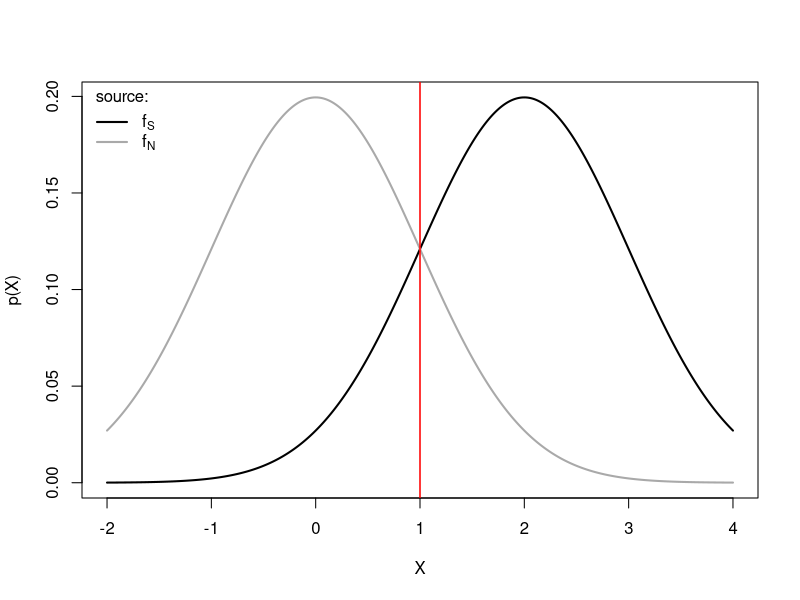
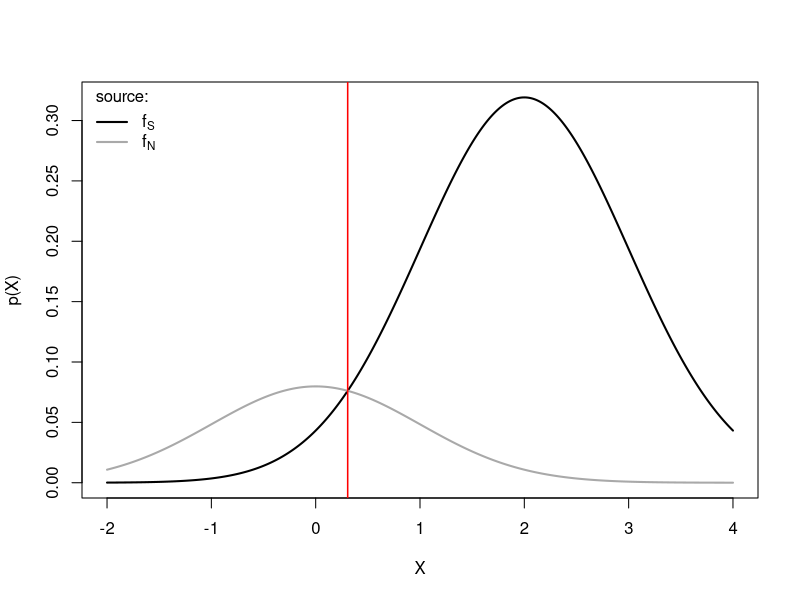
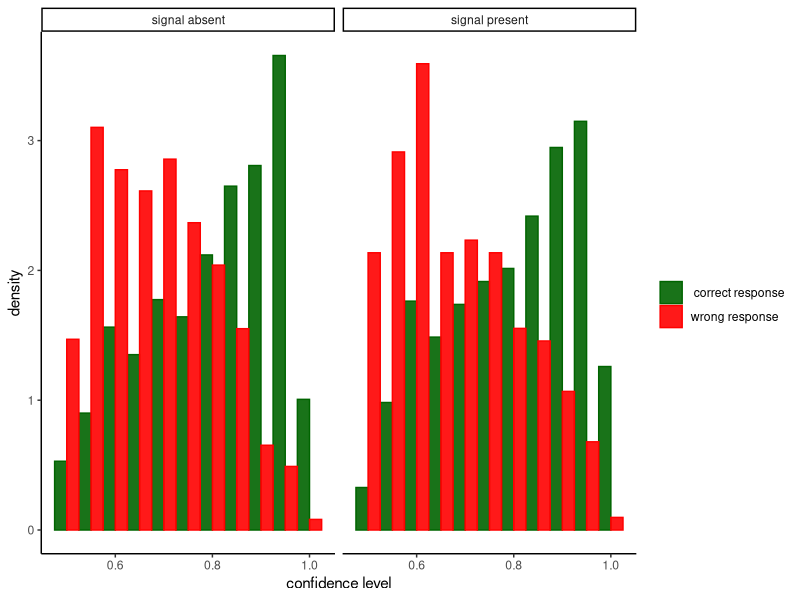
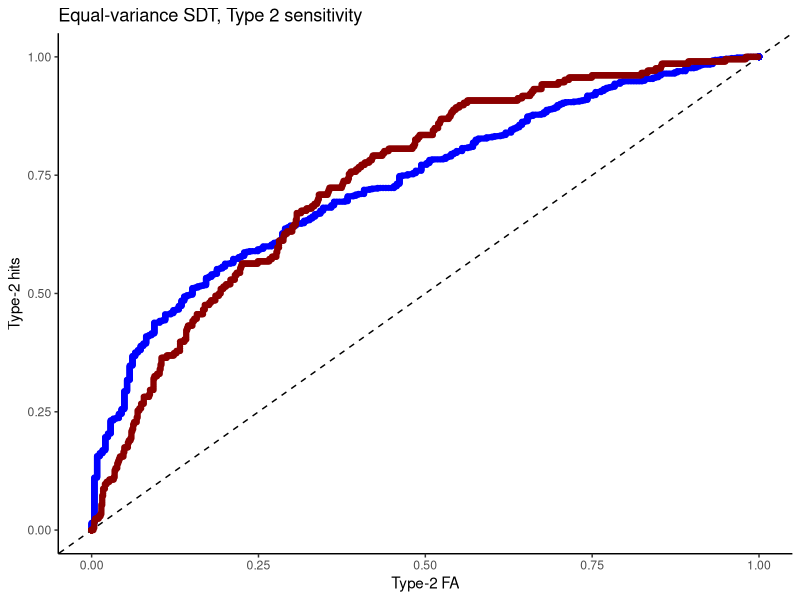
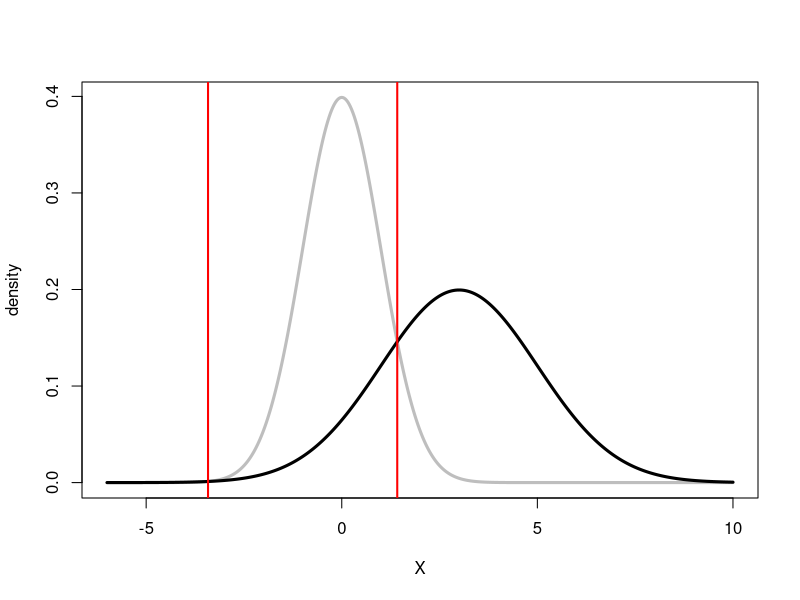
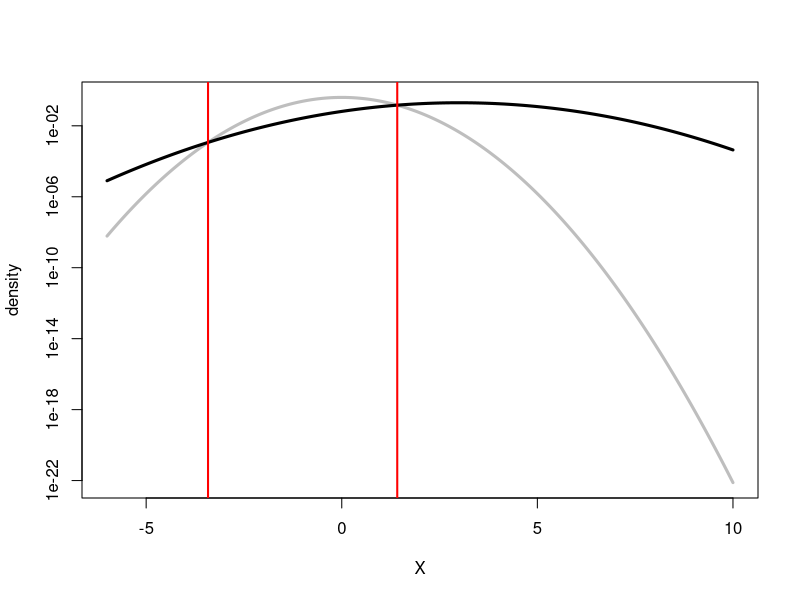
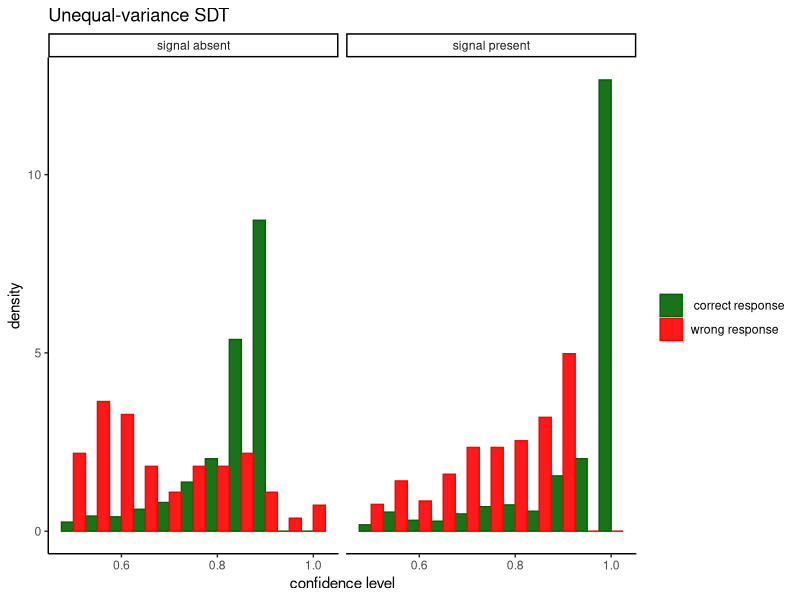
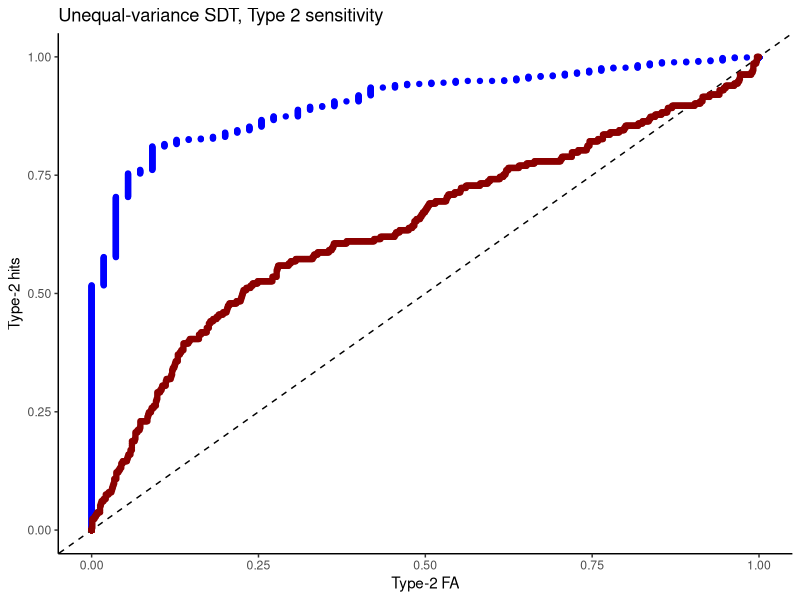

Here is the R script that generated these plots, in order:
## ---- chunk 1
# settings
d_prime <- 2
sigma <- 1   
alpha <- 0.5

# support of random variable X (for plotting)
supp_x <- seq(-2,4,length.out=500) 

# calculate optima criterion
optimal_c <- 1/d_prime * log((1-alpha)/alpha) + d_prime/2

# calculate probability density and scale by prior probability
fS <- alpha*dnorm(supp_x, mean=d_prime, sd=sigma)
fN <- (1-alpha)*dnorm(supp_x, mean=0, sd=sigma)

# plot 
plot(supp_x, fS, type="l",lwd=2,col="black",xlab="X",ylab="p(X)")
lines(supp_x, fN, lwd=2,col="dark grey")
abline(v=optimal_c,lwd=1.5,lty=1,col="red")
legend("topleft",c(expression("f"["S"]),expression("f"["N"])),col=c("black","dark grey"),lwd=2,title = "source:",bty="n")
## ---- chunk 2
# Set a different prior probability
alpha <- 0.8

# calculate optima criterion
optimal_c <- 1/d_prime * log((1-alpha)/alpha) + d_prime/2

# calculate probability density and scale by prior probability
fS <- alpha*dnorm(supp_x, mean=d_prime, sd=sigma)
fN <- (1-alpha)*dnorm(supp_x, mean=0, sd=sigma)

# plot 
plot(supp_x, fS, type="l",lwd=2,col="black",xlab="X",ylab="p(X)")
lines(supp_x, fN, lwd=2,col="dark grey")
abline(v=optimal_c,lwd=1.5,lty=1,col="red")
legend("topleft",c(expression("f"["S"]),expression("f"["N"])),col=c("black","dark grey"),lwd=2,title = "source:",bty="n")
## ---- chunk 3
# load ggplot library for plotting
library(ggplot2)

# settings
d_prime <- 1.5
sigma <- 1   
alpha <- 0.5

# calculate optimal criterion
optimal_c <- 1/d_prime * log((1-alpha)/alpha) + d_prime/2

# simulate 2*10^4 trials and calculate the confidence 
N_trials <- 2*10^3
tar_pres <- c(rep(0,N_trials/2),rep(1,N_trials/2))

# simulate X by adding Gaussian noise (function rnorm())
x <- tar_pres*d_prime + rnorm(length(tar_pres), mean=0, sd=1)
resp_yes <- ifelse(x >= optimal_c,1,0)

# define a custom function to calculate confidence
confidenceSDT1 <- function(x,resp,d_prime, alpha=0.5){
  conf <- ifelse(
    resp==1,
    dnorm(x,mean=d_prime,sd=1)/(dnorm(x,mean=d_prime,sd=1)+dnorm(x,mean=0,sd=1)),
    dnorm(x,mean=0,sd=1)/(dnorm(x,mean=d_prime,sd=1)+dnorm(x,mean=0,sd=1))
  )
  return(conf)
}

# calculate confidence
confidence <- confidenceSDT1(x, resp_yes, d_prime=1.5)

# put into a dataframe for plotting
d <- data.frame(confidence, x, tar_pres, resp_yes)

# check which simulated responses are correct
d$correct <- ifelse((d$tar_pres==1 & d$resp_yes==1)|(d$tar_pres==0 & d$resp_yes==0),1,0)

# plot
d$tar <- ifelse(d$tar_pres==1,"signal present","signal absent")
d$correct <- ifelse(d$correct==1," correct response","wrong response")
ggplot(d,aes(x=confidence,group=correct,color=correct,fill=correct))+
  geom_histogram(position = 'dodge',aes(y=..density..), binwidth=0.05,alpha=0.9)+
  facet_grid(.~tar)+
  scale_color_manual(values=c("dark green","red"),name="")+
  scale_fill_manual(values=c("dark green","red"),name="")+
  labs(x="confidence level")+
  theme_classic()
## ---- chunk 4
# functions to compute true and false positive rates
TPR <- function(d,th){ sum(d$tar_pres==1 & d$x>th) / sum(d$tar_pres==1)}
FPR <- function(d,th){ sum(d$tar_pres==0 & d$x>th) / sum(d$tar_pres==0)}

# use all the sorted values are possible threshods
thresholds <- sort(d$x)

roc <- data.frame(y=sapply(thresholds, function(th){TPR(d[d$resp_yes==1,],th)}), 
                 x=sapply(thresholds, function(th){FPR(d[d$resp_yes==1,],th)}) )

roc0 <- data.frame(y=sapply(thresholds, function(th){TPR(d[d$resp_yes==0,],th)}), 
                 x=sapply(thresholds, function(th){FPR(d[d$resp_yes==0,],th)}) )

ggplot(roc,aes(x,y))+geom_point(color="blue")+theme_classic()+labs(y="Type-2 hits", x="Type-2 FA") +geom_abline(intercept=0,slope=1,lty=2)+geom_point(data=roc0,color="dark red")+ggtitle("Equal-variance SDT, Type 2 sensitivity")
## ---- chunk 5
# settings
d_prime <- 3
sigmaS <- 2  
sigmaN <- 1 # fixed
alpha <- 0.5


# calculate optimal UEV-SDT criterion
UVGSDTcrit <- function(dp, sig, logbeta=0){
  TwoSigSq <- 2 * sig^2
  
  minLam <- optimize(function(X, dp, sig){-((1 - sig^2) * X^2 - 2 * dp * X + dp^2 + TwoSigSq * log(sig))/TwoSigSq}, c(-10, 10), dp = dp, sig = sig)$objective
  
  if(logbeta < minLam){ warning("complex roots")}
  
  cf <- -c(dp^2 + TwoSigSq * log(sig) + logbeta * TwoSigSq,-2 * dp, 1 - sig^2)/TwoSigSq
  
  proot <- polyroot(cf)
  
  return(sort(Re(proot)))
}

#
UE_c <- UVGSDTcrit(d_prime, sigmaS)

# simulate 2*10^3 trials and calculate the confidence 
N_trials <- 2*10^3
tar_pres <- c(rep(0,N_trials/2),rep(1,N_trials/2))

# simulate X by adding Gaussian noise (function rnorm())
# first generate internal responses
x <- rep(NA,length(tar_pres))
x[tar_pres==0] <- rnorm(N_trials/2, mean=0,sd=1)
x[tar_pres==1] <- rnorm(N_trials/2, mean=d_prime,sd=sigmaS)


# plot unequal variance and criterion
Xi <- seq(-6,10,length.out=500)
fS = dnorm(Xi,mean=d_prime,sd=sigmaS)
fN = dnorm(Xi,mean=0,sd=1)
plot(Xi,fN,type="l",col="grey",lwd=3,ylab="density",xlab="X")
lines(Xi,fS,lwd=3)
abline(v=UE_c,col="red",lwd=2)
## ---- chunk 6
# plot unequal variance and criterion
Xi <- seq(-6,10,length.out=500)
fS = dnorm(Xi,mean=d_prime,sd=sigmaS)
fN = dnorm(Xi,mean=0,sd=1)
plot(Xi,fN,type="l",col="grey",lwd=3,ylab="density",xlab="X", log="y")
lines(Xi,fS,lwd=3)
abline(v=UE_c,col="red",lwd=2)
## ---- chunk 7
# now apply decision rule
if(length(UE_c)==1){
  resp_yes <- ifelse(x > UE_c,1,0)
}else{
  resp_yes <- ifelse((x <= UE_c[1])|(x>UE_c[2]),1,0)
}


# define a custom function to calculate confidence
confidenceSDT1 <- function(x,resp,dp=d_prime, alpha=0.5){
  conf <- ifelse(
    resp==1,
    dnorm(x,mean=dp,sd=sigmaS)/(dnorm(x,mean=dp,sd=sigmaS)+dnorm(x,mean=0,sd=1)),
    dnorm(x,mean=0,sd=1)/(dnorm(x,mean=dp,sd=sigmaS)+dnorm(x,mean=0,sd=1))
  )
  return(conf)
}

# calculate confidence
confidence <- confidenceSDT1(x, resp_yes)

# put into a dataframe for plotting
d <- data.frame(confidence, x, tar_pres, resp_yes)

# check which simulated responses are correct
d$correct <- ifelse((d$tar_pres==1 & d$resp_yes==1)|(d$tar_pres==0 & d$resp_yes==0),1,0)

# plot
d$tar <- ifelse(d$tar_pres==1,"signal present","signal absent")
d$correct <- ifelse(d$correct==1," correct response","wrong response")
ggplot(d,aes(x=confidence,group=correct,color=correct,fill=correct))+
  geom_histogram(position = 'dodge',aes(y=..density..), binwidth=0.05,alpha=0.9)+
  facet_grid(.~tar)+
  scale_color_manual(values=c("dark green","red"),name="")+
  scale_fill_manual(values=c("dark green","red"),name="")+
  labs(x="confidence level")+
  theme_classic()+
  ggtitle("Unequal-variance SDT")
## ---- chunk 8
# functions to compute true and false positive rates
TPR <- function(d,th){ sum(d$tar_pres==1 & d$x>th) / sum(d$tar_pres==1)}
FPR <- function(d,th){ sum(d$tar_pres==0 & d$x>th) / sum(d$tar_pres==0)}

# use all the sorted values are possible threshods
thresholds <- sort(d$x)

roc <- data.frame(y=sapply(thresholds, function(th){TPR(d[d$resp_yes==1,],th)}), 
                 x=sapply(thresholds, function(th){FPR(d[d$resp_yes==1,],th)}) )

roc0 <- data.frame(y=sapply(thresholds, function(th){TPR(d[d$resp_yes==0,],th)}), 
                 x=sapply(thresholds, function(th){FPR(d[d$resp_yes==0,],th)}) )

ggplot(roc,aes(x,y))+geom_point(color="blue")+theme_classic()+labs(y="Type-2 hits", x="Type-2 FA") +geom_abline(intercept=0,slope=1,lty=2)+geom_point(data=roc0,color="dark red")+ggtitle("Unequal-variance SDT, Type 2 sensitivity")
